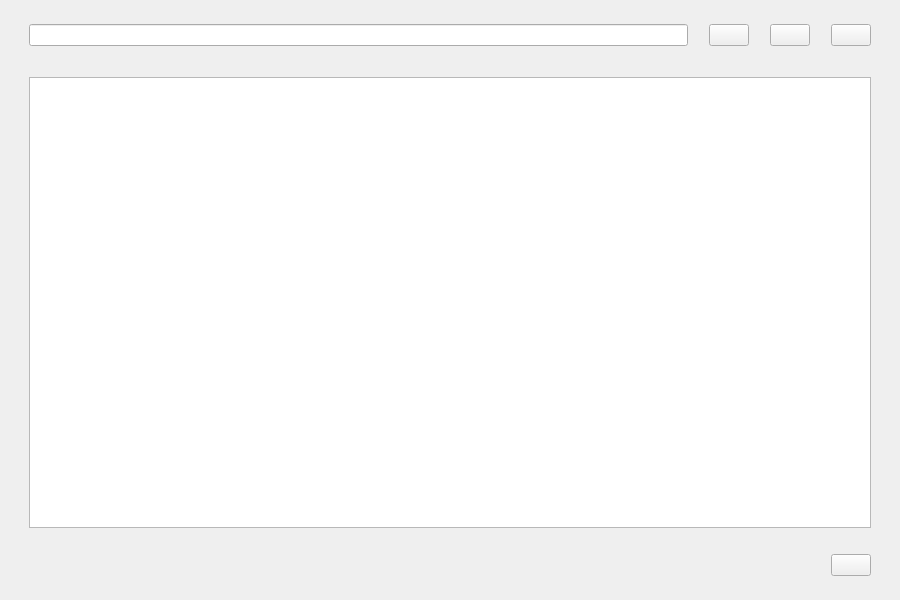
<?xml version="1.0" encoding="UTF-8"?>
<ui version="4.0">
 <class>MainWindow</class>
 <widget class="QMainWindow" name="MainWindow">
  <property name="geometry">
   <rect>
    <x>0</x>
    <y>0</y>
    <width>900</width>
    <height>600</height>
   </rect>
  </property>
  <property name="minimumSize">
   <size>
    <width>900</width>
    <height>600</height>
   </size>
  </property>
  <property name="windowTitle">
   <string>MainWindow</string>
  </property>
  <widget class="QWidget" name="centralwidget">
   <layout class="QVBoxLayout" name="verticalLayout">
    <item>
     <spacer name="verticalSpacer_2">
      <property name="orientation">
       <enum>Qt::Orientation::Vertical</enum>
      </property>
      <property name="sizeType">
       <enum>QSizePolicy::Policy::Maximum</enum>
      </property>
      <property name="sizeHint" stdset="0">
       <size>
        <width>20</width>
        <height>15</height>
       </size>
      </property>
     </spacer>
    </item>
    <item>
     <layout class="QHBoxLayout" name="horizontalLayout">
      <item>
       <spacer name="verticalSpacer_3">
        <property name="orientation">
         <enum>Qt::Orientation::Horizontal</enum>
        </property>
        <property name="sizeType">
         <enum>QSizePolicy::Policy::Maximum</enum>
        </property>
        <property name="sizeHint" stdset="0">
         <size>
          <width>20</width>
          <height>20</height>
         </size>
        </property>
       </spacer>
      </item>
      <item>
       <widget class="QLineEdit" name="le_search"/>
      </item>
      <item>
       <spacer name="verticalSpacer_5">
        <property name="orientation">
         <enum>Qt::Orientation::Horizontal</enum>
        </property>
        <property name="sizeType">
         <enum>QSizePolicy::Policy::Preferred</enum>
        </property>
        <property name="sizeHint" stdset="0">
         <size>
          <width>15</width>
          <height>20</height>
         </size>
        </property>
       </spacer>
      </item>
      <item>
       <widget class="QPushButton" name="btn_add">
        <property name="text">
         <string/>
        </property>
       </widget>
      </item>
      <item>
       <spacer name="verticalSpacer_6">
        <property name="orientation">
         <enum>Qt::Orientation::Horizontal</enum>
        </property>
        <property name="sizeType">
         <enum>QSizePolicy::Policy::Preferred</enum>
        </property>
        <property name="sizeHint" stdset="0">
         <size>
          <width>15</width>
          <height>20</height>
         </size>
        </property>
       </spacer>
      </item>
      <item>
       <widget class="QPushButton" name="btn_delete">
        <property name="text">
         <string/>
        </property>
       </widget>
      </item>
      <item>
       <spacer name="verticalSpacer_7">
        <property name="orientation">
         <enum>Qt::Orientation::Horizontal</enum>
        </property>
        <property name="sizeType">
         <enum>QSizePolicy::Policy::Preferred</enum>
        </property>
        <property name="sizeHint" stdset="0">
         <size>
          <width>15</width>
          <height>20</height>
         </size>
        </property>
       </spacer>
      </item>
      <item>
       <widget class="QPushButton" name="btn_block">
        <property name="text">
         <string/>
        </property>
       </widget>
      </item>
      <item>
       <spacer name="verticalSpacer_4">
        <property name="orientation">
         <enum>Qt::Orientation::Horizontal</enum>
        </property>
        <property name="sizeType">
         <enum>QSizePolicy::Policy::Maximum</enum>
        </property>
        <property name="sizeHint" stdset="0">
         <size>
          <width>20</width>
          <height>20</height>
         </size>
        </property>
       </spacer>
      </item>
     </layout>
    </item>
    <item>
     <spacer name="verticalSpacer_8">
      <property name="orientation">
       <enum>Qt::Orientation::Vertical</enum>
      </property>
      <property name="sizeType">
       <enum>QSizePolicy::Policy::Maximum</enum>
      </property>
      <property name="sizeHint" stdset="0">
       <size>
        <width>20</width>
        <height>25</height>
       </size>
      </property>
     </spacer>
    </item>
    <item>
     <layout class="QHBoxLayout" name="horizontalLayout_2">
      <item>
       <spacer name="verticalSpacer_9">
        <property name="orientation">
         <enum>Qt::Orientation::Horizontal</enum>
        </property>
        <property name="sizeType">
         <enum>QSizePolicy::Policy::Maximum</enum>
        </property>
        <property name="sizeHint" stdset="0">
         <size>
          <width>20</width>
          <height>20</height>
         </size>
        </property>
       </spacer>
      </item>
      <item>
       <widget class="QTableView" name="table"/>
      </item>
      <item>
       <spacer name="verticalSpacer_10">
        <property name="orientation">
         <enum>Qt::Orientation::Horizontal</enum>
        </property>
        <property name="sizeType">
         <enum>QSizePolicy::Policy::Maximum</enum>
        </property>
        <property name="sizeHint" stdset="0">
         <size>
          <width>20</width>
          <height>20</height>
         </size>
        </property>
       </spacer>
      </item>
     </layout>
    </item>
    <item>
     <spacer name="verticalSpacer_11">
      <property name="orientation">
       <enum>Qt::Orientation::Vertical</enum>
      </property>
      <property name="sizeType">
       <enum>QSizePolicy::Policy::Minimum</enum>
      </property>
      <property name="sizeHint" stdset="0">
       <size>
        <width>20</width>
        <height>20</height>
       </size>
      </property>
     </spacer>
    </item>
    <item>
     <layout class="QHBoxLayout" name="horizontalLayout_3">
      <item>
       <spacer name="verticalSpacer_12">
        <property name="orientation">
         <enum>Qt::Orientation::Horizontal</enum>
        </property>
        <property name="sizeType">
         <enum>QSizePolicy::Policy::Maximum</enum>
        </property>
        <property name="sizeHint" stdset="0">
         <size>
          <width>20</width>
          <height>20</height>
         </size>
        </property>
       </spacer>
      </item>
      <item>
       <widget class="QLabel" name="lbl_status">
        <property name="text">
         <string/>
        </property>
       </widget>
      </item>
      <item>
       <spacer name="verticalSpacer_14">
        <property name="orientation">
         <enum>Qt::Orientation::Horizontal</enum>
        </property>
        <property name="sizeHint" stdset="0">
         <size>
          <width>150</width>
          <height>20</height>
         </size>
        </property>
       </spacer>
      </item>
      <item>
       <widget class="QPushButton" name="btn_block_2">
        <property name="text">
         <string/>
        </property>
       </widget>
      </item>
      <item>
       <spacer name="verticalSpacer_13">
        <property name="orientation">
         <enum>Qt::Orientation::Horizontal</enum>
        </property>
        <property name="sizeType">
         <enum>QSizePolicy::Policy::Maximum</enum>
        </property>
        <property name="sizeHint" stdset="0">
         <size>
          <width>20</width>
          <height>20</height>
         </size>
        </property>
       </spacer>
      </item>
     </layout>
    </item>
    <item>
     <spacer name="verticalSpacer_15">
      <property name="orientation">
       <enum>Qt::Orientation::Vertical</enum>
      </property>
      <property name="sizeType">
       <enum>QSizePolicy::Policy::Maximum</enum>
      </property>
      <property name="sizeHint" stdset="0">
       <size>
        <width>20</width>
        <height>15</height>
       </size>
      </property>
     </spacer>
    </item>
   </layout>
  </widget>
  <widget class="QMenuBar" name="menuBar">
   <property name="geometry">
    <rect>
     <x>0</x>
     <y>0</y>
     <width>900</width>
     <height>23</height>
    </rect>
   </property>
  </widget>
 </widget>
 <resources/>
 <connections/>
</ui>
